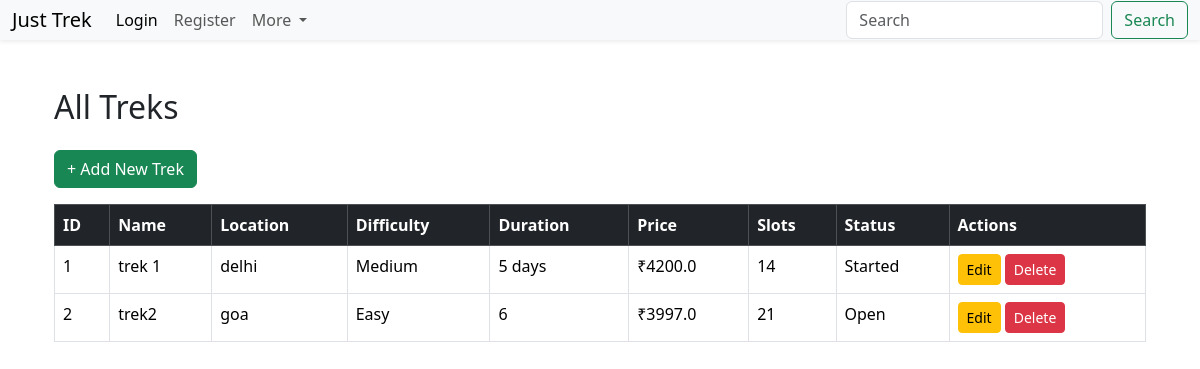
/admin/view_treks (signed in), run on an earlier commit of the app's database.
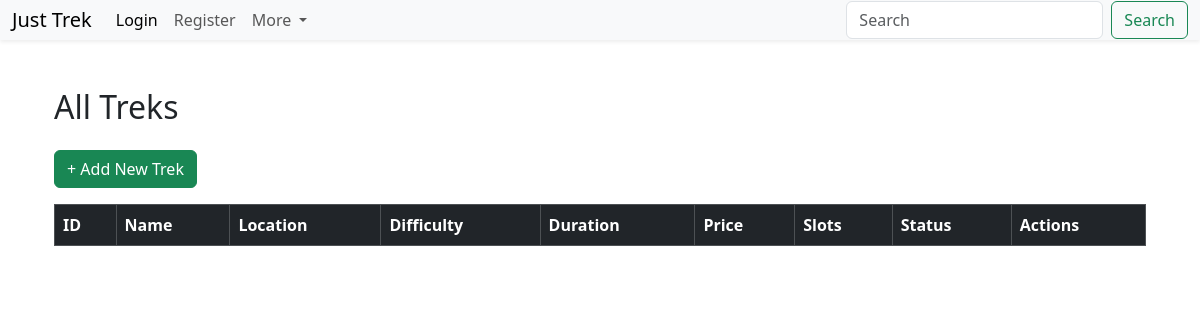
And on a later commit of the database.
### models.py (models this page shows)
class Trek(db.Model):
    __tablename__ = "treks"
    id = db.Column(db.Integer, primary_key=True)
    name = db.Column(db.String(100), nullable=False)
    location = db.Column(db.String(100), nullable=False)
    difficulty = db.Column(db.String(50), nullable=False)
    duration = db.Column(db.String(50), nullable=False)
    price = db.Column(db.Float, nullable=False)
    available_slots = db.Column(db.Integer, nullable=False)
    status = db.Column(db.String(20), nullable=False, default="open")
    assigned_staff_id = db.Column(db.Integer, db.ForeignKey("users.id"), nullable=True)
    bookings = db.relationship("Booking", backref="trek", lazy=True)

### routes.py (the view)
@main.route("/admin/view_treks")
def view_treks():
    if session.get("role") != "admin":
        flash("Access Denied!")
        return redirect(url_for("main.login"))
    treks = Trek.query.all()
    return render_template("admin/view_treks.html",treks=treks)

### templates/admin/view_treks.html (shortened to what this page needs)
{% extends "base.html" %}
{% block content %}
<div class="container mt-5">
    <h2 class="mb-4">All Treks</h2>
    <a href="{{ url_for('main.add_trek') }}"
       class="btn btn-success mb-3">
        + Add New Trek
    </a>
    <table class="table table-bordered table-hover">
        <thead class="table-dark">
            <tr>
                <th>ID</th>
                <th>Name</th>
                <th>Location</th>
                <th>Difficulty</th>
                <th>Duration</th>
                <th>Price</th>
                <th>Slots</th>
                <th>Status</th>
                <th>Actions</th>
            </tr>
        </thead>
        <tbody>
        {% for trek in treks %}
            <tr>
                <td>{{ trek.id }}</td>
                <td>{{ trek.name }}</td>
                <td>{{ trek.location }}</td>
                <td>{{ trek.difficulty }}</td>
                <td>{{ trek.duration }}</td>
                <td>₹{{ trek.price }}</td>
                <td>{{ trek.available_slots }}</td>
                <td>{{ trek.status }}</td>
                <td>
                    <a href="{{ url_for('main.edit_trek', trek_id=trek.id) }}"
                       class="btn btn-warning btn-sm">
                        Edit
                    </a>
                    <a href="{{ url_for('main.delete_trek', trek_id=trek.id) }}"
                        class="btn btn-danger btn-sm"
                        onclick="return confirm('Are you sure you want to delete this trek?')">
                            Delete
                    </a>
                </td>
            </tr>
        {% endfor %}
        </tbody>
    </table>
</div>
{% endblock %}

### templates/base.html (shortened to what this page needs)
<!DOCTYPE html>
<html lang="en">
<head>
    <link href="https://cdn.jsdelivr.net/npm/bootstrap@5.3.8/dist/css/bootstrap.min.css"
          rel="stylesheet">
</head>
<body>
    {% include 'nav-auth.html' %}
    <div class="container mt-4">
        {% block content %}
        {% endblock %}
    </div>
</body>

### templates/nav-auth.html (shortened to what this page needs)
<nav class="navbar navbar-expand-lg bg-body-tertiary shadow-sm">
    <div class="container-fluid">
        <a class="navbar-brand" href="{{ url_for('main.home') }}">
            Just <span class="trek-logo">Trek</span>
        </a>
        <div class="collapse navbar-collapse" id="navbarSupportedContent">
            <ul class="navbar-nav me-auto mb-2 mb-lg-0">
                <li class="nav-item">
                    <a class="nav-link active" href="{{ url_for('main.login') }}">Login</a>
                </li>
                <li class="nav-item">
                    <a class="nav-link" href="{{ url_for('main.register') }}">Register</a>
                </li>
                <li class="nav-item dropdown">
                    <a class="nav-link dropdown-toggle"
                       href="#"
                       role="button"
                       data-bs-toggle="dropdown">
                        More
                    </a>
                </li>
            </ul>
            <form class="d-flex" method="GET" action="{{ url_for('main.search') }}">
                <input class="form-control me-2"
                    type="search"
                    name="query"
                    placeholder="Search">
                <button class="btn btn-outline-success">
                    Search
                </button>
            </form>
        </div>
    </div>
</nav>

### templates/nav-auth.html (style rules this page uses)
.navbar { width: 100%; padding: 0px ; }

What changed in the data, as far as the page shows it:
removed Trek: id "1", name "trek 1", location "delhi", difficulty "Medium", duration "5 days", price "4200.0", available_slots "14", status "Started"
removed Trek: id "2", name "trek2", location "goa", difficulty "Easy", duration "6", price "3997.0", available_slots "21", status "Open"
